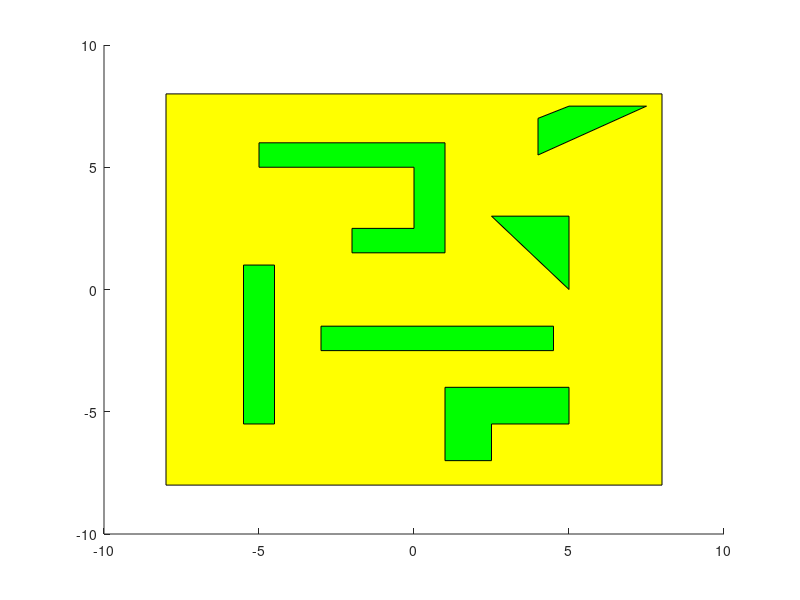

The MATLAB source for this figure:
% file: envs2.m
%
% This file sets up the "test2" data structures
%	which corresponds to a complete set of inputs
%	for the planning algorithm.
%
% The "test" object is saved in a file called "test1.mat"
test2.radius = 2.0;
test2.start = [-1.5; 3.75];
test2.goal = [4; -6.75];
test2.eps = 0.2; % epsilon
test2.strategy = 'ran';		% random strategy
test2.box = [-8 8 8 -8; -8 -8 8 8];
% see envs2.fig:
test2.env = {
		[-5.5, -4.5, -4.5, -5.5; -5.5, -5.5, 1, 1],...
		[-2, 1, 1, -5, -5, 0, 0, -2; 1.5, 1.5, 6, 6, 5, 5, 2.5, 2.5],...
		[-3, 4.5, 4.5, -3; -2.5, -2.5, -1.5, -1.5],...
		[1, 2.5, 2.5, 5, 5, 1; -7, -7, -5.5, -5.5, -4, -4],...
		[2.5, 5, 5; 3, 0, 3],...
		[4, 7.5, 5, 4; 5.5, 7.5, 7.5, 7] };

% Displays the background box:
patch(test2.box(1,:),test2.box(2,:),'y')

% axis tight, axis equal, axis off

for i = 1:length(test2.env)
    p = test2.env{i};
    patch(p(1,:),p(2,:),'g')
end

% Saves the "test2" object in a file called "test2.mat":
save test2 test2
